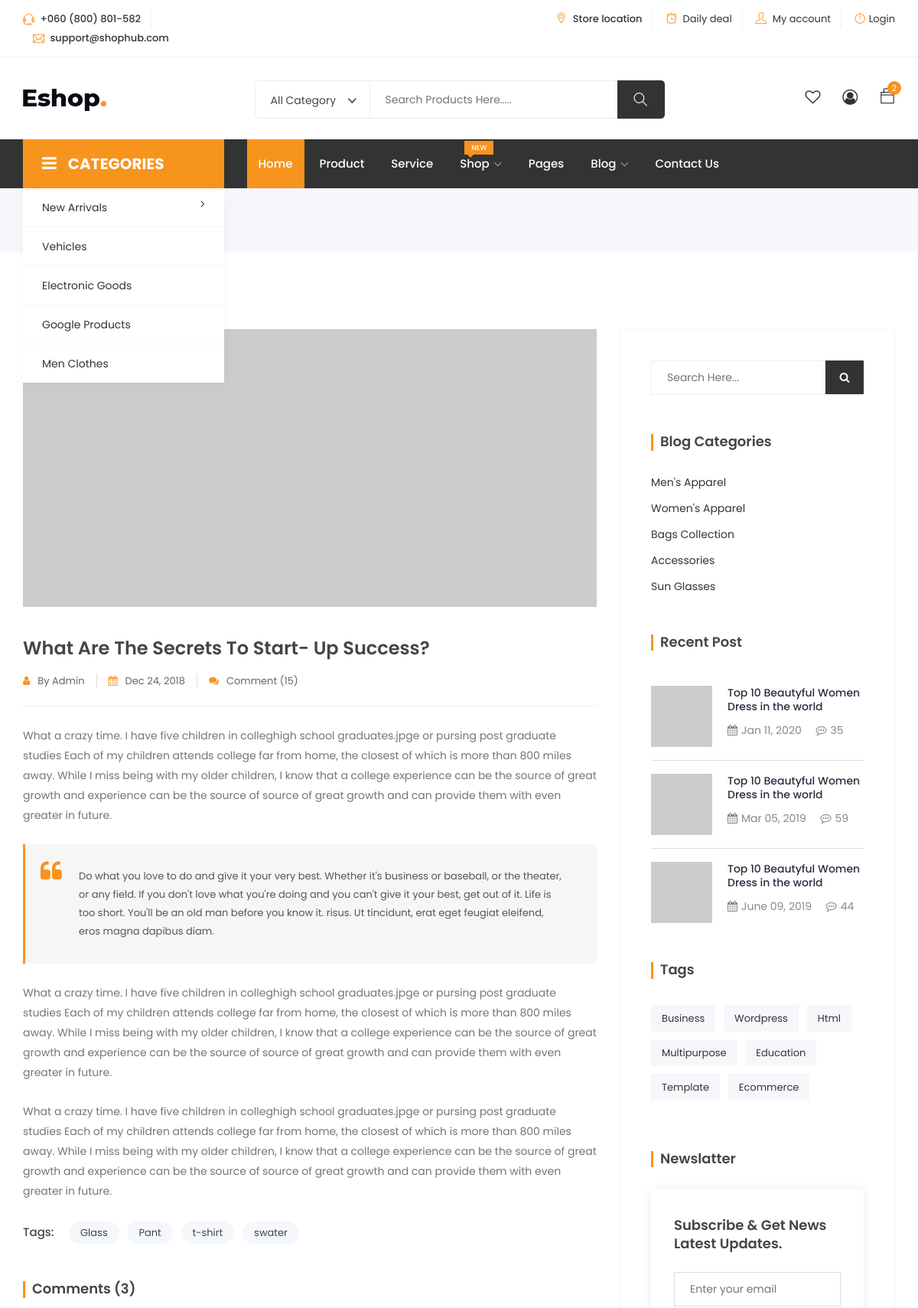
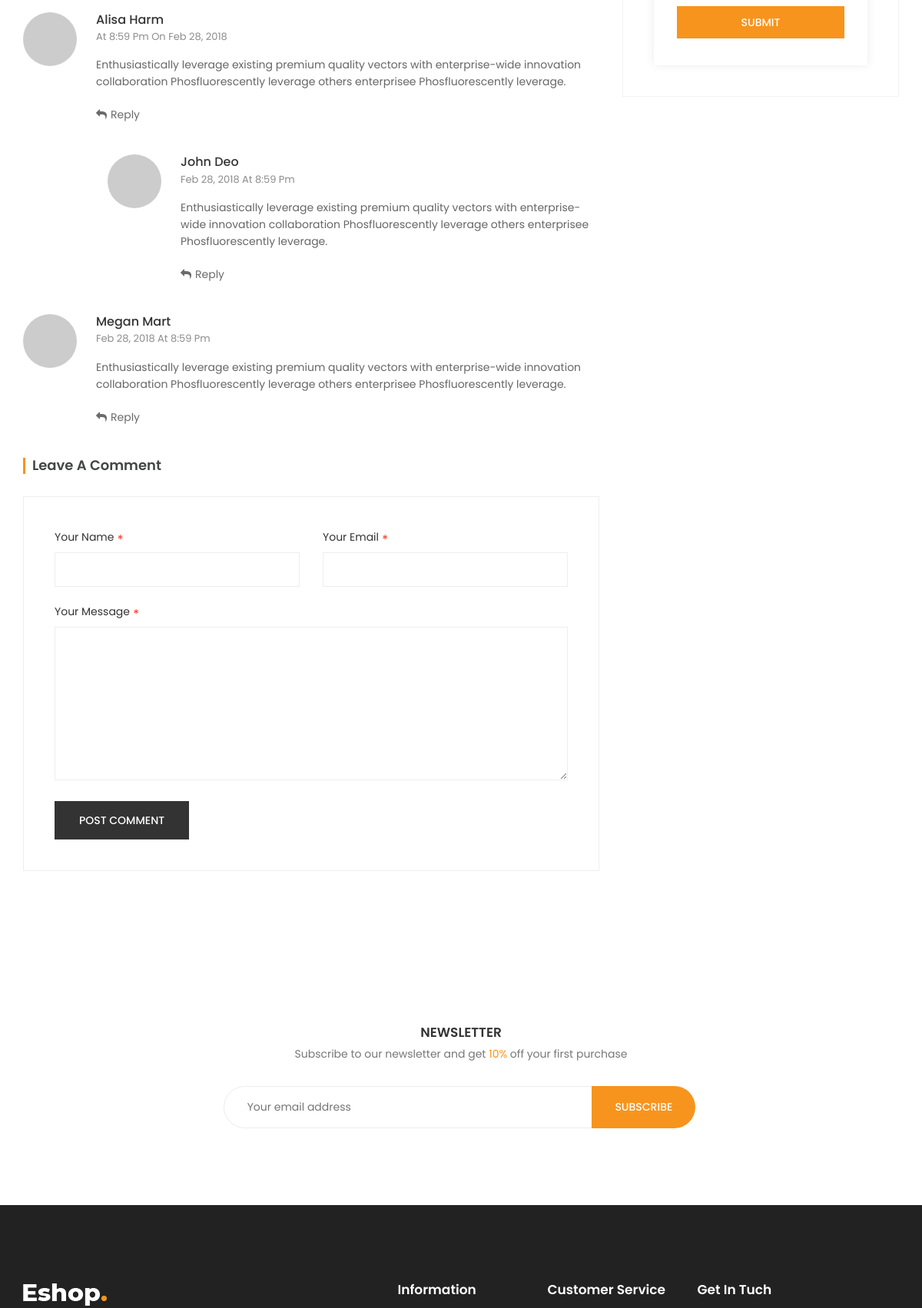
The app's page /index.php/eshop/blog_single (upper part) with its own data (2 pictures, top to bottom).
### tables this page shows
CREATE TABLE `categories` (
  `id` int(100) NOT NULL,
  `name` varchar(200) NOT NULL,
  `description` varchar(250) NOT NULL,
  `image` text NOT NULL,
  `Action` text NOT NULL,
  `register_date` timestamp NOT NULL DEFAULT current_timestamp() ON UPDATE current_timestamp()
);

### application/controllers/Eshop.php (called while the page is built, shortened)
<?php
class Eshop extends CI_Controller {
	function __construct(){
		$this->page_path='eshop/layouts/main';
	}
	public function blog_single()
	{
		$data['page_name']='blog_single';
		$data['page_title']='Blog_single';
		$this->load->view($this->page_path,$data);
	}
}

### index.php (called while the page is built, shortened)
<?php
require_once BASEPATH.'core/CodeIgniter.php';

### application/models/Add_categories.php (called while the page is built, shortened)
<?php
Class Add_categories extends CI_Model{
	function getcategories(){
		return $this->db->order_by('id','desc')->get('categories')->result();
		return $this->db->get('categories')->result();
	}
}

### application/views/eshop/layouts/headshop.php (the view, shortened to what this page needs)
<?php $categories_list=$this->Add_categories->getcategories();?>
<header class="header shop">
		<div class="topbar">
			<div class="container">
				<div class="row">
					<div class="col-lg-4 col-md-12 col-12">
						<div class="top-left">
							<ul class="list-main">
								<li><i class="ti-headphone-alt"></i> +060 (800) 801-582</li>
								<li><i class="ti-email"></i> support@shophub.com</li>
							</ul>
						</div>
					</div>
					<div class="col-lg-8 col-md-12 col-12">
						<div class="right-content">
							<ul class="list-main">
								<li><i class="ti-location-pin"></i> Store location</li>
								<li><i class="ti-alarm-clock"></i> <a href="#">Daily deal</a></li>
								<li><i class="ti-user"></i> <a href="#">My account</a></li>
								<li><i class="ti-power-off"></i><a href="login.html#">Login</a></li>
							</ul>
						</div>
					</div>
				</div>
			</div>
		</div>
		<div class="middle-inner">
			<div class="container">
				<div class="row">
					<div class="col-lg-2 col-md-2 col-12">
						<div class="logo">
							<a href="<?php echo base_url('eshop');?>"><img src="<?php echo base_url('assets/eshop_assets/eshop/images/logo.png');?>" alt="logo"></a>
						</div>
					</div>
					<div class="col-lg-8 col-md-7 col-12">
						<div class="search-bar-top">
							<div class="search-bar">
								<form>
									<input name="search" placeholder="Search Products Here....." type="search">
									<button class="btnn"><i class="ti-search"></i></button>
								</form>
							</div>
						</div>
					</div>
					<div class="col-lg-2 col-md-3 col-12">
						<div class="right-bar">
							<div class="sinlge-bar">
								<a href="#" class="single-icon"><i class="fa fa-heart-o" aria-hidden="true"></i></a>
							</div>
							<div class="sinlge-bar">
								<a href="#" class="single-icon"><i class="fa fa-user-circle-o" aria-hidden="true"></i></a>
							</div>
							<div class="sinlge-bar shopping">
								<a href="#" class="single-icon"><i class="ti-bag"></i> <span class="total-count">2</span></a>
							</div>
						</div>
					</div>
				</div>
			</div>
		</div>
		<div class="header-inner">
			<div class="container">
				<div class="cat-nav-head">
					<div class="row">
						<div class="col-lg-3">
							<div class="all-category">
								<h3 class="cat-heading"><i class="fa fa-bars" aria-hidden="true"></i>CATEGORIES</h3>
								 <ul class="main-category">
									<li><a href="#">New Arrivals <i class="fa fa-angle-right" aria-hidden="true"></i></a>
									</li>
									<?php
										foreach ($categories_list as $cat_list) {
									?>
										<li><a href="#"><?php echo $cat_list->name;?></a></li>
									<?php }?>
								</ul>
							</div>
						</div>
						<div class="col-lg-9 col-12">
							<div class="menu-area">
								<nav class="navbar navbar-expand-lg">
									<div class="navbar-collapse">
										<div class="nav-inner">
											<ul class="nav main-menu menu navbar-nav">
													<li class="active"><a href="#">Home</a></li>
													<li><a href="#">Product</a></li>
													<li><a href="#">Service</a></li>
													<li><a href="#">Shop<i class="ti-angle-down"></i><span class="new">New</span></a>
													</li>
													<li><a href="#">Pages</a></li>
													<li><a href="#">Blog<i class="ti-angle-down"></i></a>
													</li>
													<li><a href="<?php echo base_url('eshop/contact');?>">Contact Us</a></li>
												</ul>
										</div>
									</div>
								</nav>
							</div>
						</div>
					</div>
				</div>
			</div>
		</div>
	</header>

### records on screen
categories: name "Vehicles"
categories: name "Electronic Goods"
categories: name "Google Products"
categories: name "Men Clothes"
